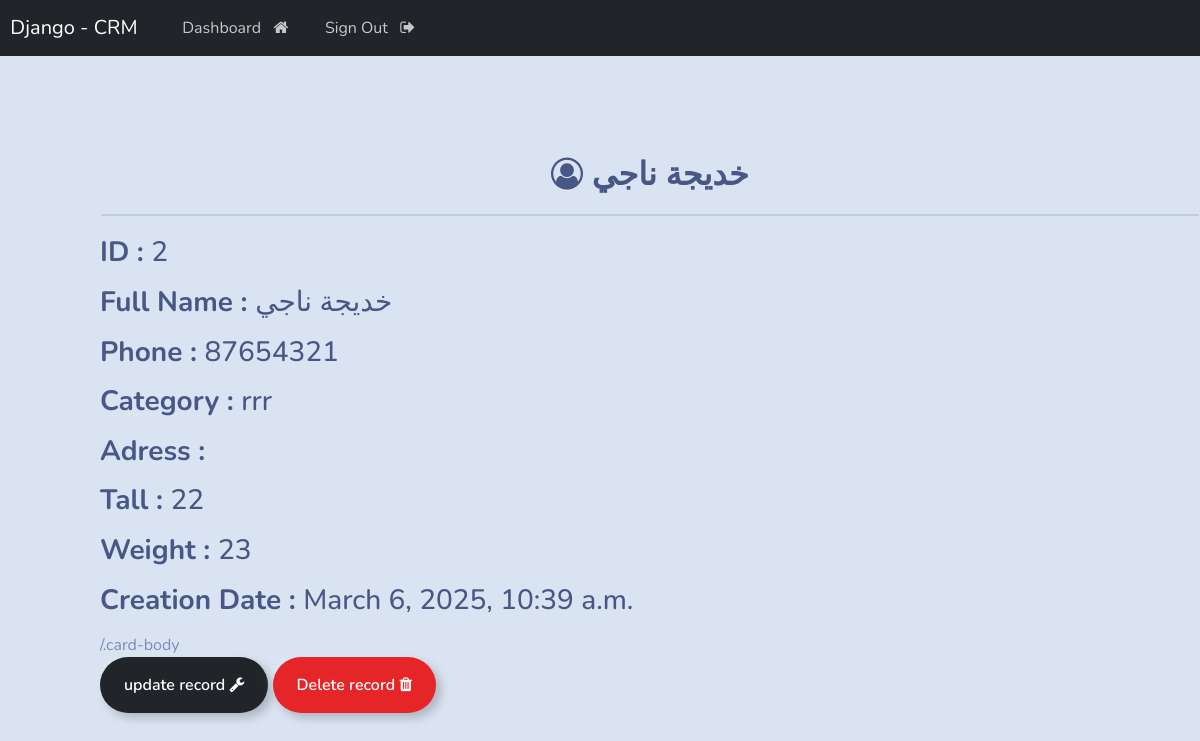
Screenshot of /view/2/ (signed in) with the database file from the repository.
### management_app/models.py (models this page shows, shortened)
class Record(models.Model):
    first_name = models.CharField(max_length=250)
    last_name = models.CharField(max_length=250)
    category = models.ForeignKey(Category, on_delete=models.CASCADE)
    phone = models.IntegerField()
    tall = models.IntegerField()
    weight = models.IntegerField()
    address = models.CharField(max_length=500)
    created_at = models.DateTimeField(auto_now_add=True)
    class Meta:
        ordering =['-created_at'];

class Category(models.Model):
    name = models.CharField(max_length=250)
    create_at = models.DateTimeField(auto_now_add=True)
    def __str__(self):
        return self.name

### management_app/views.py (the view)
# urls.py: path('view/<int:record_id>/', views.view_record ,name='view_record'),
@login_required(login_url='login')
def view_record(request , record_id):
    all_records = get_object_or_404(Record, id= record_id)
    context = {
        'record':all_records
    }
    return render(request, 'web/view_record.html' ,context)

### templates/web/view_record.html
{% extends 'base.html' %}
{% block content %}
<div class="cart-body" style="padding-left: 100px ; padding-top: 100px;">
    <strong class="text-center">
        <h2>
            <b>
                <i class="fa fa-user-circle-o" aria-hidden="true"></i>
                {{record.first_name|capfirst}} {{record.last_name}}
            </b>
        </h2>
    </strong>
    <hr style="border: 1px solid; margin: 20px 1px;">
    <div class="cart-body">
        <h3>
            <p><strong>ID : </strong>{{record.id}}</p>
            <p><strong>Full Name : </strong>{{record.first_name|capfirst}} {{record.last_name}}</p>
            <p><strong>Phone : </strong>{{record.phone}}</p>
            <p><strong>Category : </strong>{{record.category}}</p>
            <p><strong>Adress : </strong>{{record.adress}}</p>
            <p><strong>Tall : </strong>{{record.tall}}</p>
            <p><strong>Weight : </strong>{{record.weight}}</p>
            <p><strong>Creation Date : </strong>{{record.created_at}}</p>
        </h3>
    </div>/.card-body
    <br>
    <a href="{% url 'update_record' record.id %}" class="btn btn-outline-dark">update record <i class="fa fa-wrench" aria-hidden="true"></i>
    </a>
    <a href="{% url 'delete_record' record.id %}" onclick="return confirm('Are you sure you want to delete this record?')" class="btn btn-outline-danger">Delete record <i class="fa fa-trash" aria-hidden="true"></i>
    </a>
</div>
{% endblock %}

### rows the page displays
Record: first_name "خديجة", last_name "ناجي", id "2", phone "87654321", category "rrr", tall "22", weight "23", created_at "March 6, 2025, 10:39 a.m."
